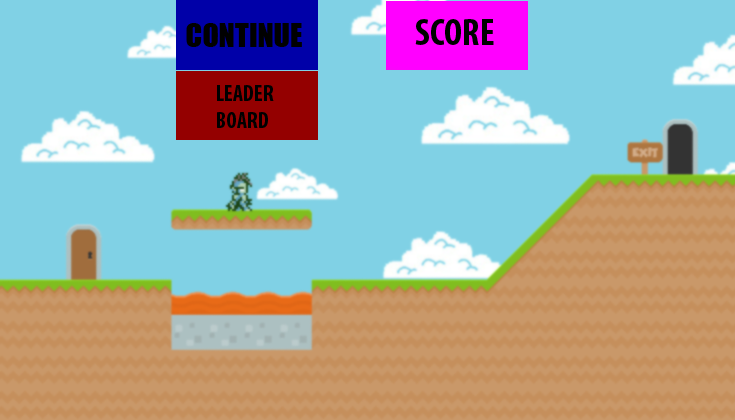

Tiled map render using the project's own tile images. Description and the whole map definition, tile-layer contents included, below:
An orthogonal 21x12 tile map with 35x35 px tiles, 1 tile layer (UI), 1 image layer.

<map version="1.0" tiledversion="1.0.3" orientation="orthogonal" renderorder="right-down" width="21" height="12" tilewidth="35" tileheight="35" nextobjectid="1">
 <properties>
  <property name="music" value="audio/music/TheForestAwakes.ogg" />
 </properties>
 <tileset firstgid="1" name="tileset_menu" tilewidth="143" tileheight="70" spacing="1" tilecount="6" columns="2">
  <image source="tileset_menu.png" width="289" height="215" />
 </tileset>
 <imagelayer name="background">
  <image source="../textures/startscreen.png" width="750" height="420" />
 </imagelayer>
 <layer name="UI" width="21" height="12">
  <properties>
   <property name="UI_layer" type="bool" value="true" />
  </properties>
  <data>
   <tile gid="0" />
   <tile gid="0" />
   <tile gid="0" />
   <tile gid="0" />
   <tile gid="0" />
   <tile gid="0" />
   <tile gid="0" />
   <tile gid="0" />
   <tile gid="0" />
   <tile gid="0" />
   <tile gid="0" />
   <tile gid="0" />
   <tile gid="0" />
   <tile gid="0" />
   <tile gid="0" />
   <tile gid="0" />
   <tile gid="0" />
   <tile gid="0" />
   <tile gid="0" />
   <tile gid="0" />
   <tile gid="0" />
   <tile gid="0" />
   <tile gid="0" />
   <tile gid="0" />
   <tile gid="0" />
   <tile gid="0" />
   <tile gid="4" />
   <tile gid="0" />
   <tile gid="0" />
   <tile gid="0" />
   <tile gid="0" />
   <tile gid="0" />
   <tile gid="6" />
   <tile gid="0" />
   <tile gid="0" />
   <tile gid="0" />
   <tile gid="0" />
   <tile gid="0" />
   <tile gid="0" />
   <tile gid="0" />
   <tile gid="0" />
   <tile gid="0" />
   <tile gid="0" />
   <tile gid="0" />
   <tile gid="0" />
   <tile gid="0" />
   <tile gid="0" />
   <tile gid="0" />
   <tile gid="0" />
   <tile gid="0" />
   <tile gid="0" />
   <tile gid="0" />
   <tile gid="0" />
   <tile gid="0" />
   <tile gid="0" />
   <tile gid="0" />
   <tile gid="0" />
   <tile gid="0" />
   <tile gid="0" />
   <tile gid="0" />
   <tile gid="0" />
   <tile gid="0" />
   <tile gid="0" />
   <tile gid="0" />
   <tile gid="0" />
   <tile gid="0" />
   <tile gid="0" />
   <tile gid="0" />
   <tile gid="5" />
   <tile gid="0" />
   <tile gid="0" />
   <tile gid="0" />
   <tile gid="0" />
   <tile gid="0" />
   <tile gid="0" />
   <tile gid="0" />
   <tile gid="0" />
   <tile gid="0" />
   <tile gid="0" />
   <tile gid="0" />
   <tile gid="0" />
   <tile gid="0" />
   <tile gid="0" />
   <tile gid="0" />
   <tile gid="0" />
   <tile gid="0" />
   <tile gid="0" />
   <tile gid="0" />
   <tile gid="0" />
   <tile gid="0" />
   <tile gid="0" />
   <tile gid="0" />
   <tile gid="0" />
   <tile gid="0" />
   <tile gid="0" />
   <tile gid="0" />
   <tile gid="0" />
   <tile gid="0" />
   <tile gid="0" />
   <tile gid="0" />
   <tile gid="0" />
   <tile gid="0" />
   <tile gid="0" />
   <tile gid="0" />
   <tile gid="0" />
   <tile gid="0" />
   <tile gid="0" />
   <tile gid="0" />
   <tile gid="0" />
   <tile gid="0" />
   <tile gid="0" />
   <tile gid="0" />
   <tile gid="0" />
   <tile gid="0" />
   <tile gid="0" />
   <tile gid="0" />
   <tile gid="0" />
   <tile gid="0" />
   <tile gid="0" />
   <tile gid="0" />
   <tile gid="0" />
   <tile gid="0" />
   <tile gid="0" />
   <tile gid="0" />
   <tile gid="0" />
   <tile gid="0" />
   <tile gid="0" />
   <tile gid="0" />
   <tile gid="0" />
   <tile gid="0" />
   <tile gid="0" />
   <tile gid="0" />
   <tile gid="0" />
   <tile gid="0" />
   <tile gid="0" />
   <tile gid="0" />
   <tile gid="0" />
   <tile gid="0" />
   <tile gid="0" />
   <tile gid="0" />
   <tile gid="0" />
   <tile gid="0" />
   <tile gid="0" />
   <tile gid="0" />
   <tile gid="0" />
   <tile gid="0" />
   <tile gid="0" />
   <tile gid="0" />
   <tile gid="0" />
   <tile gid="0" />
   <tile gid="0" />
   <tile gid="0" />
   <tile gid="0" />
   <tile gid="0" />
   <tile gid="0" />
   <tile gid="0" />
   <tile gid="0" />
   <tile gid="0" />
   <tile gid="0" />
   <tile gid="0" />
   <tile gid="0" />
   <tile gid="0" />
   <tile gid="0" />
   <tile gid="0" />
   <tile gid="0" />
   <tile gid="0" />
   <tile gid="0" />
   <tile gid="0" />
   <tile gid="0" />
   <tile gid="0" />
   <tile gid="0" />
   <tile gid="0" />
   <tile gid="0" />
   <tile gid="0" />
   <tile gid="0" />
   <tile gid="0" />
   <tile gid="0" />
   <tile gid="0" />
   <tile gid="0" />
   <tile gid="0" />
   <tile gid="0" />
   <tile gid="0" />
   <tile gid="0" />
   <tile gid="0" />
   <tile gid="0" />
   <tile gid="0" />
   <tile gid="0" />
   <tile gid="0" />
   <tile gid="0" />
   <tile gid="0" />
   <tile gid="0" />
   <tile gid="0" />
   <tile gid="0" />
   <tile gid="0" />
   <tile gid="0" />
   <tile gid="0" />
   <tile gid="0" />
   <tile gid="0" />
   <tile gid="0" />
   <tile gid="0" />
   <tile gid="0" />
   <tile gid="0" />
   <tile gid="0" />
   <tile gid="0" />
   <tile gid="0" />
   <tile gid="0" />
   <tile gid="0" />
   <tile gid="0" />
   <tile gid="0" />
   <tile gid="0" />
   <tile gid="0" />
   <tile gid="0" />
   <tile gid="0" />
   <tile gid="0" />
   <tile gid="0" />
   <tile gid="0" />
   <tile gid="0" />
   <tile gid="0" />
   <tile gid="0" />
   <tile gid="0" />
   <tile gid="0" />
   <tile gid="0" />
   <tile gid="0" />
   <tile gid="0" />
   <tile gid="0" />
   <tile gid="0" />
   <tile gid="0" />
   <tile gid="0" />
   <tile gid="0" />
   <tile gid="0" />
   <tile gid="0" />
   <tile gid="0" />
   <tile gid="0" />
   <tile gid="0" />
   <tile gid="0" />
   <tile gid="0" />
   <tile gid="0" />
   <tile gid="0" />
   <tile gid="0" />
   <tile gid="0" />
   <tile gid="0" />
   <tile gid="0" />
   <tile gid="0" />
   <tile gid="0" />
   <tile gid="0" />
   <tile gid="0" />
   <tile gid="0" />
   <tile gid="0" />
   <tile gid="0" />
   <tile gid="0" />
   <tile gid="0" />
   <tile gid="0" />
  </data>
 </layer>
</map>
